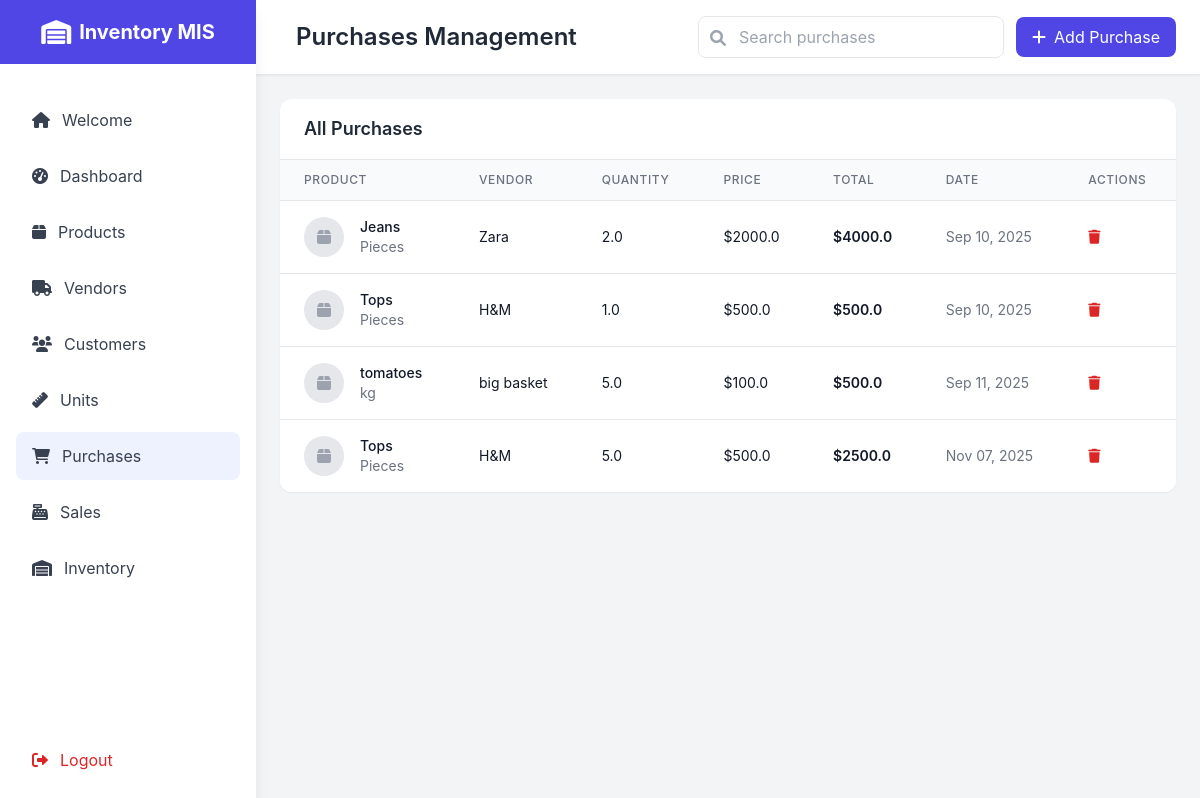
The page /purchases/ (signed in) on the database its author committed.
### main/models.py (models this page shows, shortened)
class Purchase(models.Model):
    product = models.ForeignKey(Product, on_delete=models.CASCADE)
    vendor = models.ForeignKey(Vendor, on_delete=models.CASCADE)
    quantity = models.FloatField()
    price = models.FloatField()
    total_amount = models.FloatField(editable=False)
    purchase_date = models.DateTimeField(auto_now_add=True)
    class Meta:
        verbose_name_plural = 'Purchases'

class Product(models.Model):
    title = models.CharField(max_length=50)
    detail = models.TextField(blank=True)
    unit = models.ForeignKey(Unit, on_delete=models.CASCADE)
    photo = models.ImageField(upload_to="product/", blank=True, null=True)
    class Meta:
        verbose_name_plural = 'Products'

class Unit(models.Model):
    title = models.CharField(max_length=50, unique=True)
    short_name = models.CharField(max_length=10, unique=True)
    class Meta:
        verbose_name_plural = 'Units'

class Vendor(models.Model):
    full_name = models.CharField(max_length=50)
    address = models.TextField(blank=True)
    mobile = models.CharField(max_length=15)
    status = models.BooleanField(default=True) # A flag to indicate if the vendor is active
    class Meta:
        verbose_name_plural = 'Vendors'

### main/views.py (the view, shortened to what this page needs)
# urls.py: path('purchases/', views.purchases, name='purchases'),
@login_required
def purchases(request):
    q = request.GET.get('q', '').strip()
    purchases_qs = Purchase.objects.select_related('product', 'vendor')
    if q:
        purchases_qs = purchases_qs.filter(product__title__icontains=q)
    purchases_list = purchases_qs.all()
    products = Product.objects.all()
    vendors = Vendor.objects.all()
    context = {
        'purchases': purchases_list,
        'products': products,
        'vendors': vendors,
        'q': q,
    }
    return render(request, 'purchases.html', context)

### templates/purchases.html (shortened to what this page needs)
<!DOCTYPE html>
<html lang="en">
<head>
    <script src="https://cdn.tailwindcss.com"></script>
    <link href="https://cdnjs.cloudflare.com/ajax/libs/font-awesome/6.0.0/css/all.min.css" rel="stylesheet">
</head>
<body class="bg-gray-100">
    <div class="fixed inset-y-0 left-0 z-50 w-64 bg-white shadow-lg sidebar-transition" id="sidebar">
        <div class="flex items-center justify-center h-16 bg-indigo-600">
            <i class="fas fa-warehouse text-white text-2xl mr-2"></i>
            <h1 class="text-white text-xl font-bold">Inventory MIS</h1>
        </div>
        <nav class="mt-8">
            <div class="px-4 space-y-2">
                <a href="{% url 'welcome' %}" class="flex items-center px-4 py-3 text-gray-700 hover:bg-gray-100 rounded-lg">
                    <i class="fas fa-home mr-3"></i>Welcome
                </a>
                <a href="{% url 'dashboard' %}" class="flex items-center px-4 py-3 text-gray-700 hover:bg-gray-100 rounded-lg">
                    <i class="fas fa-tachometer-alt mr-3"></i>Dashboard
                </a>
                <a href="{% url 'products' %}" class="flex items-center px-4 py-3 text-gray-700 hover:bg-gray-100 rounded-lg">
                    <i class="fas fa-box mr-3"></i>Products
                </a>
                <a href="{% url 'vendors' %}" class="flex items-center px-4 py-3 text-gray-700 hover:bg-gray-100 rounded-lg">
                    <i class="fas fa-truck mr-3"></i>Vendors
                </a>
                <a href="{% url 'customers' %}" class="flex items-center px-4 py-3 text-gray-700 hover:bg-gray-100 rounded-lg">
                    <i class="fas fa-users mr-3"></i>Customers
                </a>
                <a href="{% url 'units' %}" class="flex items-center px-4 py-3 text-gray-700 hover:bg-gray-100 rounded-lg">
                    <i class="fas fa-ruler mr-3"></i>Units
                </a>
                <a href="{% url 'purchases' %}" class="flex items-center px-4 py-3 text-gray-700 bg-indigo-50 rounded-lg">
                    <i class="fas fa-shopping-cart mr-3"></i>Purchases
                </a>
                <a href="{% url 'sales' %}" class="flex items-center px-4 py-3 text-gray-700 hover:bg-gray-100 rounded-lg">
                    <i class="fas fa-cash-register mr-3"></i>Sales
                </a>
                <a href="{% url 'inventory' %}" class="flex items-center px-4 py-3 text-gray-700 hover:bg-gray-100 rounded-lg">
                    <i class="fas fa-warehouse mr-3"></i>Inventory
                </a>
            </div>
        </nav>
        <div class="absolute bottom-0 w-full p-4">
            <a href="{% url 'logout' %}" class="flex items-center px-4 py-3 text-red-600 hover:bg-red-50 rounded-lg">
                <i class="fas fa-sign-out-alt mr-3"></i>Logout
            </a>
        </div>
    </div>
    <div class="ml-64 min-h-screen">
        <header class="bg-white shadow-sm border-b border-gray-200">
            <div class="flex items-center justify-between px-6 py-4">
                <div class="flex items-center">
                    <h2 class="text-2xl font-semibold text-gray-800 ml-4">Purchases Management</h2>
                </div>
                <div class="flex items-center space-x-3">
                    <form method="get" class="hidden md:block">
                        <div class="relative">
                            <input type="text" name="q" value="{{ q }}" placeholder="Search purchases"
                                   class="pl-10 pr-4 py-2 border rounded-lg focus:outline-none focus:ring-2 focus:ring-indigo-500">
                            <span class="absolute left-3 top-2.5 text-gray-400"><i class="fas fa-search"></i></span>
                        </div>
                    </form>
                    <button onclick="openModal('purchaseModal')" class="bg-indigo-600 text-white px-4 py-2 rounded-lg hover:bg-indigo-700 transition duration-300">
                        <i class="fas fa-plus mr-2"></i>Add Purchase
                    </button>
                </div>
            </div>
        </header>
        <main class="p-6">
            <div class="bg-white rounded-xl shadow-sm overflow-hidden">
                <div class="px-6 py-4 border-b border-gray-200">
                    <h3 class="text-lg font-semibold text-gray-800">All Purchases</h3>
                </div>
                <div class="overflow-x-auto">
                    <table class="min-w-full divide-y divide-gray-200">
                        <thead class="bg-gray-50">
                            <tr>
                                <th class="px-6 py-3 text-left text-xs font-medium text-gray-500 uppercase tracking-wider">Product</th>
                                <th class="px-6 py-3 text-left text-xs font-medium text-gray-500 uppercase tracking-wider">Vendor</th>
                                <th class="px-6 py-3 text-left text-xs font-medium text-gray-500 uppercase tracking-wider">Quantity</th>
                                <th class="px-6 py-3 text-left text-xs font-medium text-gray-500 uppercase tracking-wider">Price</th>
                                <th class="px-6 py-3 text-left text-xs font-medium text-gray-500 uppercase tracking-wider">Total</th>
                                <th class="px-6 py-3 text-left text-xs font-medium text-gray-500 uppercase tracking-wider">Date</th>
                                <th class="px-6 py-3 text-left text-xs font-medium text-gray-500 uppercase tracking-wider">Actions</th>
                            </tr>
                        </thead>
                        <tbody class="bg-white divide-y divide-gray-200">
                            {% for purchase in purchases %}
                            <tr class="hover:bg-gray-50">
                                <td class="px-6 py-4 whitespace-nowrap">
                                    <div class="flex items-center">
                                        {% if purchase.product.photo %}
                                        <img class="h-10 w-10 rounded-full object-cover" src="{{ purchase.product.photo.url }}" alt="">
                                        {% else %}
                                        <div class="h-10 w-10 rounded-full bg-gray-200 flex items-center justify-center">
                                            <i class="fas fa-box text-gray-400"></i>
                                        </div>
                                        {% endif %}
                                        <div class="ml-4">
                                            <div class="text-sm font-medium text-gray-900">{{ purchase.product.title }}</div>
                                            <div class="text-sm text-gray-500">{{ purchase.product.unit.short_name }}</div>
                                        </div>
                                    </div>
                                </td>
                                <td class="px-6 py-4 whitespace-nowrap text-sm text-gray-900">{{ purchase.vendor.full_name }}</td>
                                <td class="px-6 py-4 whitespace-nowrap text-sm text-gray-900">{{ purchase.quantity }}</td>
                                <td class="px-6 py-4 whitespace-nowrap text-sm text-gray-900">${{ purchase.price }}</td>
                                <td class="px-6 py-4 whitespace-nowrap text-sm font-semibold text-gray-900">${{ purchase.total_amount }}</td>
                                <td class="px-6 py-4 whitespace-nowrap text-sm text-gray-500">{{ purchase.purchase_date|date:"M d, Y" }}</td>
                                <td class="px-6 py-4 whitespace-nowrap text-sm font-medium">
                                    <button onclick="deletePurchase({{ purchase.id }})"
                                            class="text-red-600 hover:text-red-900">
                                        <i class="fas fa-trash"></i>
                                    </button>
                                </td>
                            </tr>
                            {% endfor %}
                        </tbody>
                    </table>
                </div>
            </div>
        </main>
    </div>
</body>
</html>

### templates/purchases.html (style rules this page uses)
body { font-family: 'Inter', sans-serif; }
.sidebar-transition { transition: all 0.3s ease; }

### rows shown on the page
Purchase: product "Jeans", product.unit.short_name "Pieces", vendor.full_name "Zara", quantity "2.0", price "2000.0", total_amount "4000.0", purchase_date "Sep 10, 2025"
Purchase: product "Tops", product.unit.short_name "Pieces", vendor.full_name "H&M", quantity "1.0", price "500.0", total_amount "500.0", purchase_date "Sep 10, 2025"
Purchase: product "tomatoes", product.unit.short_name "kg", vendor.full_name "big basket", quantity "5.0", price "100.0", total_amount "500.0", purchase_date "Sep 11, 2025"
Purchase: product "Tops", product.unit.short_name "Pieces", vendor.full_name "H&M", quantity "5.0", price "500.0", total_amount "2500.0", purchase_date "Nov 07, 2025"
